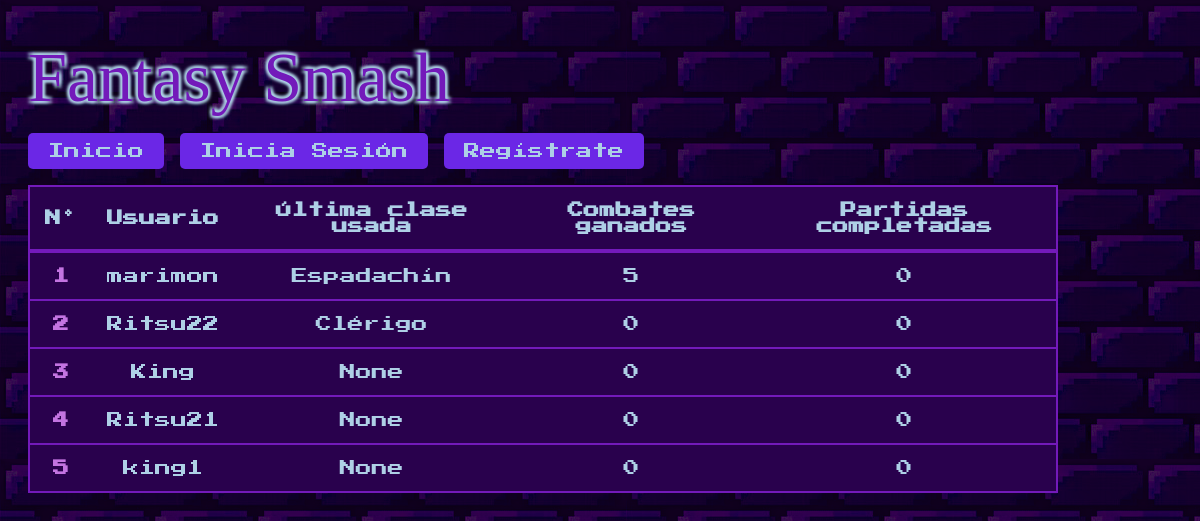
Page /ranking on the committed database.
### tables this page shows
CREATE TABLE users(id INTEGER PRIMARY KEY AUTOINCREMENT, 
                       username TEXT UNIQUE NOT NULL,password_hash TEXT NOT NULL, 
                       created_at TIMESTAMP DEFAULT CURRENT_TIMESTAMP
                       );

### app.py (the view)
@app.route('/ranking')
def ranking():
    rankings = db.get_ranking()
    return render_template(
        'ranking.html', rankings=rankings,is_logged_in='user_id' in session)

### db.py (called while the page is built)
    def get_db(self) -> sqlite3.Connection:
        return sqlite3.connect(self.nombre_db)

    def get_ranking(self) -> List[Dict]:
        conn = self.get_db()
        cursor = conn.cursor()
        cursor.execute('''
        SELECT
            u.username,
            g.character_class,
            COUNT(CASE WHEN g.completed_games = 1 THEN 1 END) as completed_games,
            SUM(g.battles_won) as battles_won
        FROM users u
        LEFT JOIN games g ON u.id = g.user_id
        GROUP BY u.id, u.username
        ORDER BY battles_won DESC
        LIMIT 5
        ''')
        ranking = [{
            'username': row[0],
            'character_class': row[1],
            'completed_games': row[2],
            'battles_won': row[3] or 0
        } for row in cursor.fetchall()]
        conn.close()
        return ranking

### templates/ranking.html (shortened to what this page needs)
<!DOCTYPE html>
<html lang="es">
<head>
    <link rel="stylesheet" href="{{ url_for('static', filename='css/main.css') }}">
    <link href="https://fonts.cdnfonts.com/css/gumball" rel="stylesheet">
</head>
<body>
    <div class="container">
        <h1 class="title" onclick="window.location.href='/'"> Fantasy Smash </h1>
    <div class="top_bar_btns">
    {% if is_logged_in %}
        <button onclick="window.location.href='/'">Inicio</button>
        <div class="dropdown">
            <button class="dropbtn">Editar Usuario</button>
            <div class="dropdown-content">
                <a href="#" onclick="ui.showChangeUsernameModal()">Cambiar Username</a>
                <a href="#" onclick="ui.showDeleteUserModal()">Borrar Usuario</a>
            </div>
        </div>
        <button onclick="window.location.href='/logout'">Cerrar Sesión</button>
    {% else %}
        <button onclick="window.location.href='/'">Inicio</button>
        <button onclick="ui.showLoginModal()">Inicia Sesión</button>
        <button onclick="ui.showRegisterModal()">Regístrate</button>
    {% endif %}
    </div>
        <br>
        <div class="top-players">
            <table>
                <thead>
                    <tr>
                        <th>N°</th>
                        <th>Usuario</th>
                        <th>Última clase usada</th>
                        <th>Combates ganados</th>
                        <th>Partidas completadas</th>
                    </tr>
                </thead>
                <tbody>
                    {% for rank in rankings %}
                    <tr>
                        <td>{{loop.index}}</td>
                        <td>{{rank.username}}</td>
                        <td>{{rank.character_class}}</td>
                        <td>{{rank.battles_won}}</td>
                        <td>{{rank.completed_games}}</td>
                    </tr>
                    {% endfor %}
                </tbody>
            </table>
        </div>
</body>
</html>

### static/css/main.css (style rules this page uses)
body { background: #140025 url(../images/brickwall_2.png); cursor: url(../images/swordie.png), pointer; position: relative; }
.container { max-width: 1200px; margin: 0 auto; padding: 20px; font-family: "Press Start 2P", sans-serif; color: #aed0e6; cursor: url(../images/swordie.png), pointer; }
.title { font-family: "Gumball"; color: #731aba; text-shadow: -2px 2px 3px #aed0e6, 2px 2px 3px #aed0e6, 2px -2px 3px #aed0e6, -2px -2px 3px #aed0e6; font-size: 70px; font-weight: 300; margin-top: 10px; margin-bottom: 25px; }
button { top: 380px; padding: 10px 20px; margin-top: -90px; background-color: #6b27e6; font-family: "Press Start 2P"; color: #aed0e6; border: none; border-radius: 5px; cursor: pointer; font-size: 1rem; transition: background-color 0.3s ease; cursor: url(../images/swordie.png), pointer; }
.top-players table { width: 90%; border-collapse:collapse; font-family: "Press Start 2P", sans-serif; font-size: 16px; color: #aed0e6; background-color: #29014d; border: 2px solid #731aba; text-align: center; }
.top-players th { text-align: center !important; padding: 15px; text-align: left; border-bottom: 4px solid #731aba; }
.top-players td { padding: 15px; border-bottom: 2px solid #731aba; }
.top-players td:first-child { font-weight: bold; color: #c374e1; }

### rows in the picture
users: username "marimon", character_class "Espadachín", battles_won "5", completed_games "0"
users: username "Ritsu22", character_class "Clérigo", battles_won "0", completed_games "0"
users: username "King", character_class "None", battles_won "0", completed_games "0"
users: username "Ritsu21", character_class "None", battles_won "0", completed_games "0"
users: username "king1", character_class "None", battles_won "0", completed_games "0"
